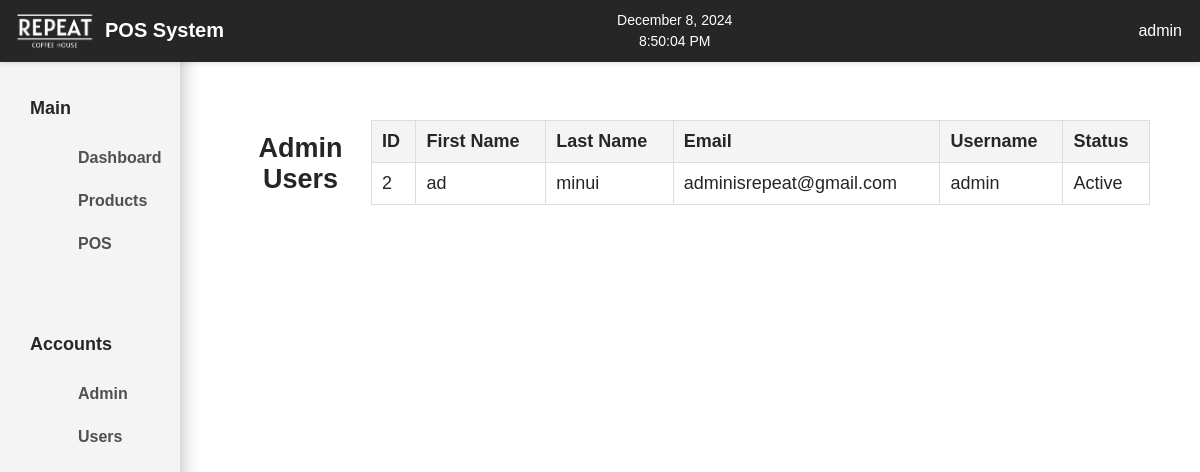
The page /view_admins.php (signed in) on the database its author committed.
### tables this page shows
CREATE TABLE `admintbl` (
  `id` int(11) NOT NULL,
  `firstname` varchar(100) NOT NULL,
  `lastname` varchar(100) NOT NULL,
  `email` varchar(255) NOT NULL,
  `username` varchar(100) NOT NULL,
  `password` varchar(255) NOT NULL,
  `isActive` tinyint(1) NOT NULL DEFAULT 1,
  `isAdmin` tinyint(1) NOT NULL DEFAULT 1
);

### view_admins.php (the view, shortened to what this page needs)
<?php
$conn = new mysqli('sql.freedb.tech', 'freedb_etheria2024', 'EXH$fvdNh78zv*J', 'freedb_rch_db');
$query = "SELECT id, firstname, lastname, email, username, isActive FROM admintbl";
$result = $conn->query($query);
?>
<!DOCTYPE html>
<html lang="en">
<head>
    <link rel="stylesheet" href="styles.css">
</head>
<body>
    <?php include 'header.php'; ?>
    <?php include 'navbar.php'; ?>
    <?php include 'sidebar.php'; ?>
    <div class="dashboard-grid">
        <div class="db-content">
            <h2>Admin Users</h2>
            <table border="1">
                <thead>
                    <tr>
                        <th>ID</th>
                        <th>First Name</th>
                        <th>Last Name</th>
                        <th>Email</th>
                        <th>Username</th>
                        <th>Status</th>
                    </tr>
                </thead>
                <tbody>
                    <?php
                    if ($result->num_rows > 0) {
                        while ($row = $result->fetch_assoc()) {
                            echo "<tr>
                                <td>{$row['id']}</td>
                                <td>{$row['firstname']}</td>
                                <td>{$row['lastname']}</td>
                                <td>{$row['email']}</td>
                                <td>{$row['username']}</td>
                                <td>" . ($row['isActive'] ? 'Active' : 'Inactive') . "</td>
                            </tr>";
                        }
                    } else {
                        echo "<tr><td colspan='6'>No admins found</td></tr>";
                    }
                    ?>
                </tbody>
            </table>
        </div>
    </div>
    <?php include 'footer.php'; ?>
</body>
</html>

### styles.css (style rules this page uses)
body { margin: 0; padding: 0; font-family: Arial, sans-serif; background-color: #fff; height: 100vh; overflow: hidden; }
.dashboard-grid:nth-child(2) { grid-column: 2 / 3; height: auto; overflow-y: auto; padding: 50px; }
.dashboard-grid { color: #262626; font-size: 18px; font-weight: 500; text-align: left; }
.db-content { margin-top: 50px; display: flex; justify-content: center; align-items: center; }
table { width: 100%; border-collapse: collapse; margin: 20px 0; }
table, th, td { border: 1px solid #ddd; }
th, td { padding: 10px; text-align: left; }
th { background-color: #f4f4f4; }
h2 { text-align: center; margin-bottom: 20px; }

### rows shown on the page
admintbl: id "2", firstname "ad", lastname "minui", email "adminisrepeat@gmail.com", username "admin", isActive "Active"

### other values the page prints
$_SESSION['username'] "admin"
